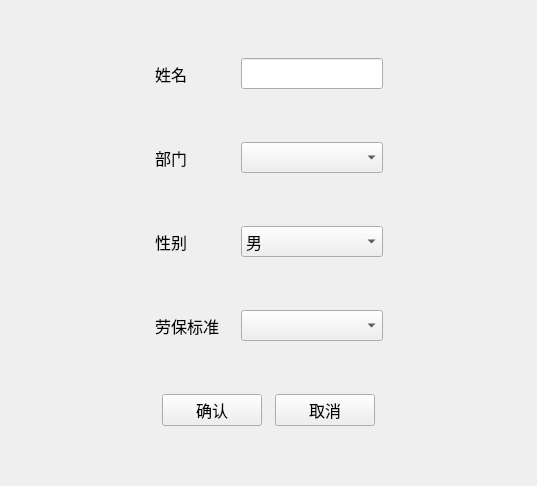
<?xml version="1.0" encoding="UTF-8"?>
<ui version="4.0">
 <class>Form</class>
 <widget class="QWidget" name="Form">
  <property name="geometry">
   <rect>
    <x>0</x>
    <y>0</y>
    <width>537</width>
    <height>486</height>
   </rect>
  </property>
  <property name="minimumSize">
   <size>
    <width>537</width>
    <height>486</height>
   </size>
  </property>
  <property name="maximumSize">
   <size>
    <width>537</width>
    <height>486</height>
   </size>
  </property>
  <property name="windowTitle">
   <string>新增人员</string>
  </property>
  <layout class="QHBoxLayout" name="horizontalLayout_7">
   <item>
    <layout class="QHBoxLayout" name="horizontalLayout_6">
     <item>
      <spacer name="horizontalSpacer_2">
       <property name="orientation">
        <enum>Qt::Horizontal</enum>
       </property>
       <property name="sizeHint" stdset="0">
        <size>
         <width>40</width>
         <height>20</height>
        </size>
       </property>
      </spacer>
     </item>
     <item>
      <layout class="QVBoxLayout" name="verticalLayout">
       <item>
        <layout class="QHBoxLayout" name="horizontalLayout">
         <item>
          <widget class="QLabel" name="label">
           <property name="minimumSize">
            <size>
             <width>80</width>
             <height>0</height>
            </size>
           </property>
           <property name="maximumSize">
            <size>
             <width>80</width>
             <height>16777215</height>
            </size>
           </property>
           <property name="font">
            <font>
             <family>AcadEref</family>
             <pointsize>12</pointsize>
            </font>
           </property>
           <property name="text">
            <string>姓名</string>
           </property>
          </widget>
         </item>
         <item>
          <widget class="QLineEdit" name="add_people_name_lineEdit">
           <property name="maximumSize">
            <size>
             <width>200</width>
             <height>16777215</height>
            </size>
           </property>
           <property name="font">
            <font>
             <family>AcadEref</family>
             <pointsize>12</pointsize>
            </font>
           </property>
          </widget>
         </item>
        </layout>
       </item>
       <item>
        <layout class="QHBoxLayout" name="horizontalLayout_2">
         <item>
          <widget class="QLabel" name="label_2">
           <property name="minimumSize">
            <size>
             <width>80</width>
             <height>0</height>
            </size>
           </property>
           <property name="maximumSize">
            <size>
             <width>80</width>
             <height>16777215</height>
            </size>
           </property>
           <property name="font">
            <font>
             <family>AcadEref</family>
             <pointsize>12</pointsize>
            </font>
           </property>
           <property name="text">
            <string>部门</string>
           </property>
          </widget>
         </item>
         <item>
          <widget class="QComboBox" name="add_people_depart_comboBox">
           <property name="maximumSize">
            <size>
             <width>200</width>
             <height>16777215</height>
            </size>
           </property>
           <property name="font">
            <font>
             <family>AcadEref</family>
             <pointsize>12</pointsize>
            </font>
           </property>
          </widget>
         </item>
        </layout>
       </item>
       <item>
        <layout class="QHBoxLayout" name="horizontalLayout_3">
         <item>
          <widget class="QLabel" name="label_3">
           <property name="minimumSize">
            <size>
             <width>80</width>
             <height>0</height>
            </size>
           </property>
           <property name="maximumSize">
            <size>
             <width>80</width>
             <height>16777215</height>
            </size>
           </property>
           <property name="font">
            <font>
             <family>AcadEref</family>
             <pointsize>12</pointsize>
            </font>
           </property>
           <property name="text">
            <string>性别</string>
           </property>
          </widget>
         </item>
         <item>
          <widget class="QComboBox" name="add_people_sex_comboBox">
           <property name="maximumSize">
            <size>
             <width>200</width>
             <height>16777215</height>
            </size>
           </property>
           <property name="font">
            <font>
             <family>AcadEref</family>
             <pointsize>12</pointsize>
            </font>
           </property>
           <item>
            <property name="text">
             <string>男</string>
            </property>
           </item>
           <item>
            <property name="text">
             <string>女</string>
            </property>
           </item>
          </widget>
         </item>
        </layout>
       </item>
       <item>
        <layout class="QHBoxLayout" name="horizontalLayout_4">
         <item>
          <widget class="QLabel" name="label_4">
           <property name="minimumSize">
            <size>
             <width>80</width>
             <height>0</height>
            </size>
           </property>
           <property name="maximumSize">
            <size>
             <width>80</width>
             <height>16777215</height>
            </size>
           </property>
           <property name="font">
            <font>
             <family>AcadEref</family>
             <pointsize>12</pointsize>
            </font>
           </property>
           <property name="text">
            <string>劳保标准</string>
           </property>
          </widget>
         </item>
         <item>
          <widget class="QComboBox" name="add_people_standard_comboBox">
           <property name="maximumSize">
            <size>
             <width>200</width>
             <height>16777215</height>
            </size>
           </property>
           <property name="font">
            <font>
             <family>AcadEref</family>
             <pointsize>12</pointsize>
            </font>
           </property>
          </widget>
         </item>
        </layout>
       </item>
       <item>
        <layout class="QHBoxLayout" name="horizontalLayout_5">
         <item>
          <widget class="QPushButton" name="add_people_ok_pushButton">
           <property name="maximumSize">
            <size>
             <width>100</width>
             <height>16777215</height>
            </size>
           </property>
           <property name="font">
            <font>
             <family>AcadEref</family>
             <pointsize>12</pointsize>
            </font>
           </property>
           <property name="text">
            <string>确认</string>
           </property>
          </widget>
         </item>
         <item>
          <widget class="QPushButton" name="add_people_no_pushButton">
           <property name="maximumSize">
            <size>
             <width>100</width>
             <height>16777215</height>
            </size>
           </property>
           <property name="font">
            <font>
             <family>AcadEref</family>
             <pointsize>12</pointsize>
            </font>
           </property>
           <property name="text">
            <string>取消</string>
           </property>
          </widget>
         </item>
        </layout>
       </item>
      </layout>
     </item>
     <item>
      <spacer name="horizontalSpacer">
       <property name="orientation">
        <enum>Qt::Horizontal</enum>
       </property>
       <property name="sizeHint" stdset="0">
        <size>
         <width>40</width>
         <height>20</height>
        </size>
       </property>
      </spacer>
     </item>
    </layout>
   </item>
  </layout>
 </widget>
 <resources/>
 <connections/>
</ui>
